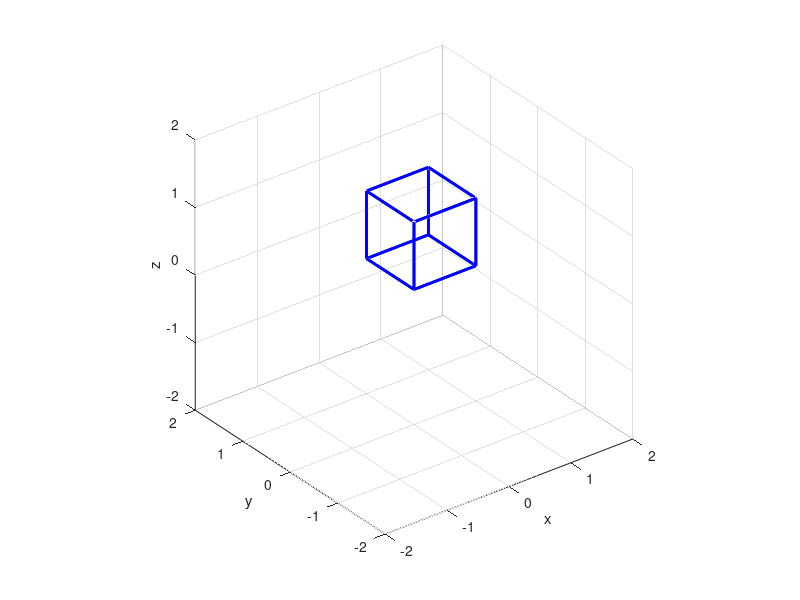

Write the MATLAB code that produced this figure. (Note: this script raises an error after producing the figure.)
function test_wireframe
% TEST_WIREFRAME Verify hgtransform + patch rendering works

    fig = figure('Visible', 'off');
    ax = axes('Parent', fig);
    hold(ax, 'on');
    view(3);
    axis equal;
    grid on;
    xlabel('x'); ylabel('y'); zlabel('z');
    xlim([-2 2]); ylim([-2 2]); zlim([-2 2]);

    tform = hgtransform(ax);

    % Unit cube wireframe
    verts = [0 0 0; 1 0 0; 1 1 0; 0 1 0;
             0 0 1; 1 0 1; 1 1 1; 0 1 1];
    faces = [1 2 3 4; 1 5 6 2; 2 6 7 3; 3 7 8 4; 4 8 5 1; 5 6 7 8];
    p = patch('Parent', tform, 'Vertices', verts, 'Faces', faces, ...
              'FaceColor', 'none', 'EdgeColor', 'b', 'LineWidth', 2);

    % Test translate
    T = eye(4);
    T(1:3, 4) = [0.5; 0.5; 0];
    tform.Matrix = T;
    drawnow limitrate;

    % Verify patch is a child of transform
    if isvalid(p) && isvalid(tform)
        fprintf('[PASS] Wireframe patch and hgtransform valid.\n');
    else
        fprintf('[FAIL] Graphics objects invalid.\n');
    end

    close(fig);
end
